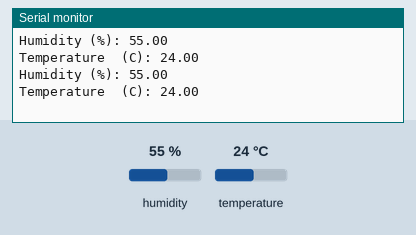
Bench run of a sketch on a simulated Arduino Uno, built with avr-gcc and run on an emulated ATmega328P. On the bench: the last lines printed to the serial monitor. Inputs (shaded band) come from the test bench; at power-on: humidity 55 %, temperature 24 °C.

Above: at 2.8 s.
2.9 s: humidity set to 22 %
At 5.1 s:
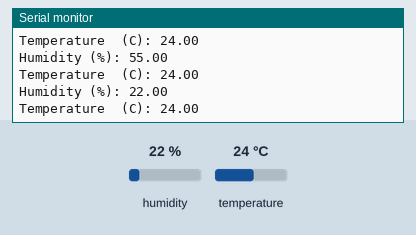
5.7 s: temperature set to 12 °C
At 6.6 s:
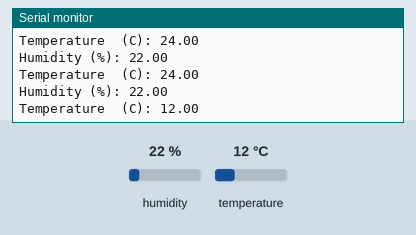
8.5 s: humidity set to 40 %
At 10.9 s:
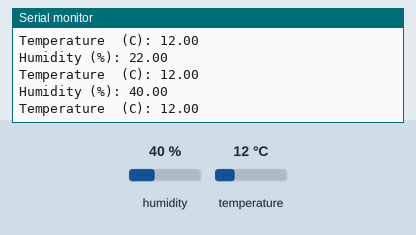
Timing chart, 0 to 12.4 s (numbered marks = the images above; inputs shaded):
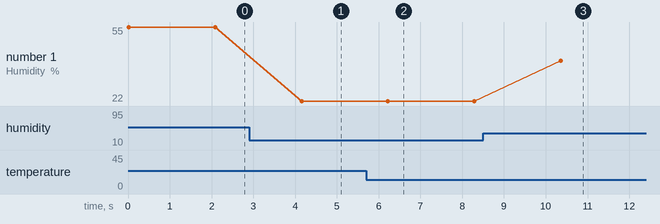

Measured:
- after the input at 2.9 s, the serial monitor: prints a new line after 1.3 s (image 1)
- after the input at 5.7 s, the serial monitor: prints a new line after 0.54 s (image 2)
- after the input at 8.5 s, the serial monitor: prints a new line after 1.9 s (image 3)
- plotted number 1: 55 → 22 after the input at 2.9 s, 22 → 40 after the input at 8.5 s

The sketch:

dht11_bt.ino
```cpp
#include <dht11.h>
#include <SoftwareSerial.h>

#define DHT11PIN 7

dht11 DHT11;

// Create a SoftwareSerial object for Bluetooth communication
SoftwareSerial bluetooth(10, 11); // RX, TX pins for Bluetooth

void setup() {
  Serial.begin(9600);          // Start the serial communication with the computer
  bluetooth.begin(9600);      // Start Bluetooth communication
}

void loop() {
  Serial.println();

  int chk = DHT11.read(DHT11PIN);
  Serial.print("Humidity (%): ");
  Serial.println((float)DHT11.humidity, 2);

  Serial.print("Temperature  (C): ");
  Serial.println((float)DHT11.temperature, 2);

  // Send data to Bluetooth
  bluetooth.print("Humidity: ");
  bluetooth.print((float)DHT11.humidity, 2);
  bluetooth.print("%, Temperature: ");
  bluetooth.print((float)DHT11.temperature, 2);
  bluetooth.println("C");

  delay(2000);
}
```
